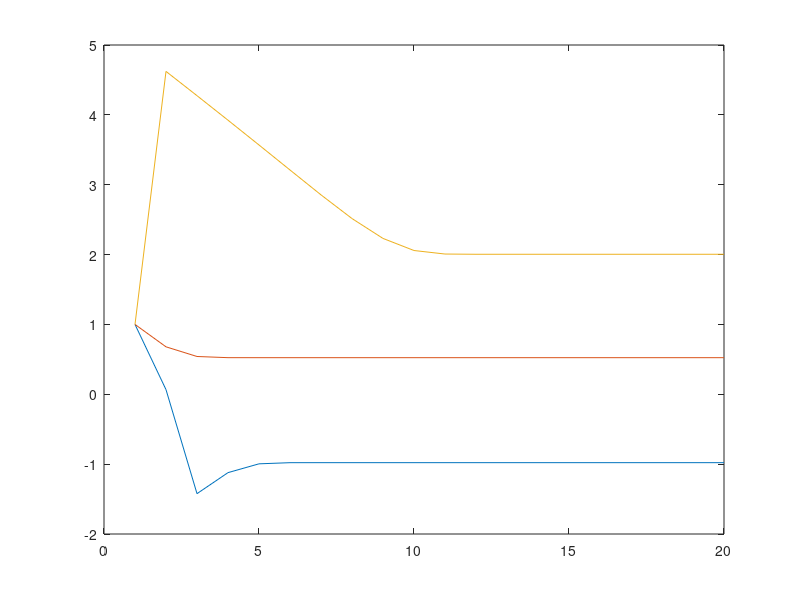

The MATLAB source for this figure:
# Question 1 in Octave (runs in Matlab)
# Colbert Sesanker HW3 STA 613

# draw normal and poission samples
norm_samples = normrnd(0 ,1, 500,1);
theta = [-1,.5,2];
for i = 1:3
  pois_samples(:,i) = poissrnd(exp(theta(i)*norm_samples))
end

# plots
plot(pois_samples(:,1), norm_samples)
plot(pois_samples(:,2), norm_samples)
plot(pois_samples(:,3), norm_samples)
plot(log(pois_samples(:,1)), norm_samples)

# Newton's method to estimate theta from samples 1b
it = 20;
t = zeros(it,3);
t(1,:) = [1,1,1]; # initialize, t is the theta estimate
for i= 1:3
  y = pois_samples(:,i);
  for j=1:it-1
   y_ = exp(t(j,i)*norm_samples);
   h = norm_samples'*(y-y_); # scalar gradient
   h_prime = -(norm_samples.^2)'*exp(t(j,i)*norm_samples); # scalar hessian
   t(j+1,i) = t(j,i) - h/h_prime; 
  end
end

# 1d
for i=1:3
 plot(t(:,i)); hold on;
end
print convergence_of_estimates
%{ it takes ABOUT TEN estimates to converge, notice how it goes out then comes back in. It converges pretty close to the actual theta values
%}

